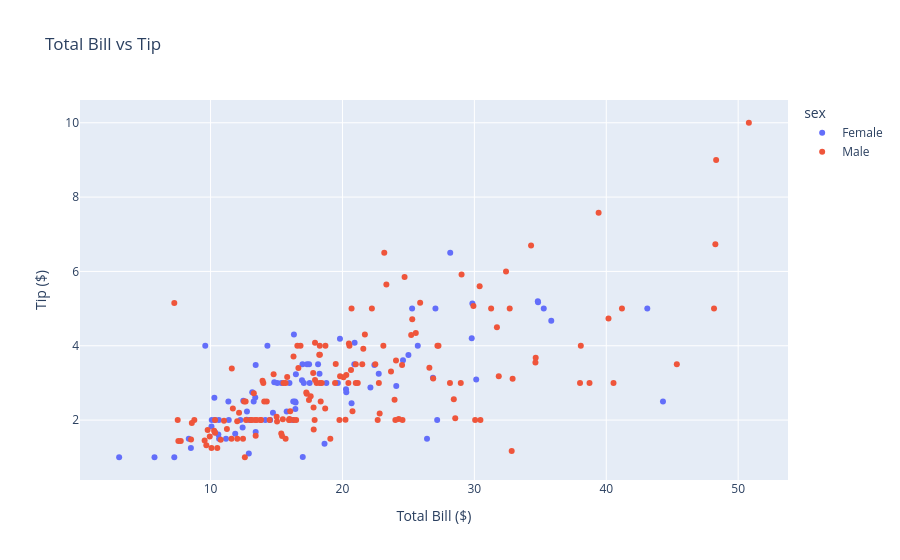

The cell this chart's notebook holds for it:
### Markdown cell above
#### Customizing Titles and Labels

Plotly Express allows us to customize chart titles and axis labels using simple parameters.

### Code cell
fig = px.scatter(
    tips,
    x="total_bill",
    y="tip",
    color="sex",
    title="Total Bill vs Tip",
    labels={
        "total_bill": "Total Bill ($)",
        "tip": "Tip ($)"
    }
)

fig.show()

### Figure 1 — Plotly figure (JSON) as saved in the notebook; plotly's stock layout.template omitted (floating-point values rounded to 4 significant figures; data arrays with more than 128 entries replaced by an {"elided": "..."} marker saying what was removed)
{"data": [{"hovertemplate": "sex=Female<br>Total Bill ($)=%{x}<br>Tip ($)=%{y}<extra></extra>", "legendgroup": "Female", "marker": {"color": "#636efa", "symbol": "circle"}, "mode": "markers", "name": "Female", "orientation": "v", "showlegend": true, "type": "scatter", "x": [16.99, 24.59, 35.26, 14.83, 10.33, 16.97, 20.29, 15.77, 19.65, 15.06, 20.69, 16.93, 10.29, 34.81, 26.41, 16.45, 3.07, 17.07, 26.86, 25.28, 14.73, 10.07, 34.83, 5.75, 16.32, 22.75, 11.35, 15.38, 44.3, 22.42, 20.92, 14.31, 7.25, 25.71, 17.31, 10.65, 12.43, 24.08, 13.42, 12.48, 29.8, 14.52, 11.38, 20.27, 11.17, 12.26, 18.26, 8.51, 10.33, 14.15, 13.16, 17.47, 27.05, 16.43, 8.35, 18.64, 11.87, 29.85, 25.0, 13.39, 16.21, 17.51, 10.59, 10.63, 9.6, 20.9, 18.15, 19.81, 43.11, 13.0, 12.74, 13.0, 16.4, 16.47, 12.76, 13.27, 28.17, 12.9, 30.14, 13.42, 15.98, 16.27, 10.09, 22.12, 35.83, 27.18, 18.78], "xaxis": "x", "y": [1.01, 3.61, 5.0, 3.02, 1.67, 3.5, 2.75, 2.23, 3.0, 3.0, 2.45, 3.07, 2.6, 5.2, 1.5, 2.47, 1.0, 3.0, 3.14, 5.0, 2.2, 1.83, 5.17, 1.0, 4.3, 3.25, 2.5, 3.0, 2.5, 3.48, 4.08, 4.0, 1.0, 4.0, 3.5, 1.5, 1.8, 2.92, 1.68, 2.52, 4.2, 2.0, 2.0, 2.83, 1.5, 2.0, 3.25, 1.25, 2.0, 2.0, 2.75, 3.5, 5.0, 2.3, 1.5, 1.36, 1.63, 5.14, 3.75, 2.61, 2.0, 3.0, 1.61, 2.0, 4.0, 3.5, 3.5, 4.19, 5.0, 2.0, 2.01, 2.0, 2.5, 3.23, 2.23, 2.5, 6.5, 1.1, 3.09, 3.48, 3.0, 2.5, 2.0, 2.88, 4.67, 2.0, 3.0], "yaxis": "y"}, {"hovertemplate": "sex=Male<br>Total Bill ($)=%{x}<br>Tip ($)=%{y}<extra></extra>", "legendgroup": "Male", "marker": {"color": "#EF553B", "symbol": "circle"}, "mode": "markers", "name": "Male", "orientation": "v", "showlegend": true, "type": "scatter", "x": {"elided": "157 float values"}, "xaxis": "x", "y": {"elided": "157 float values"}, "yaxis": "y"}], "layout": {"legend": {"title": {"text": "sex"}, "tracegroupgap": 0}, "title": {"text": "Total Bill vs Tip"}, "xaxis": {"anchor": "y", "domain": [0, 1], "title": {"text": "Total Bill ($)"}}, "yaxis": {"anchor": "x", "domain": [0, 1], "title": {"text": "Tip ($)"}}}}
